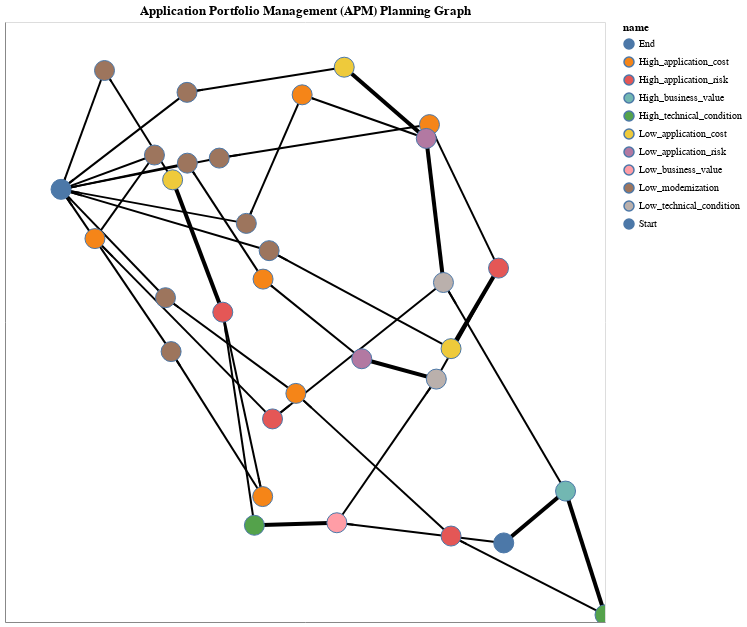

Notebook source saved alongside this figure:
### Code cell
import numpy as np
import altair as alt

G = Global._planner_knowledge_graph.get_graph()

# Create the planner graph using Altair Networkx library.

planner_graph = nxa.draw_networkx(
    G, 
    pos=pos,
    node_color='name',
    width='weight',
    node_size=400, #sizes,# * 20, #300,
    edge_color='black',
    node_tooltip=['node', 'name:N', 'application_count', 'application'],
).properties(width=600, height=600, title='Application Portfolio Management (APM) Planning Graph')

# Display the planner graph.

planner_graph.interactive()

### Figure 1 — Vega-Lite specification as saved in the notebook (floating-point values rounded to 4 significant figures)
{"config": {"view": {"continuousWidth": 300, "continuousHeight": 300}}, "layer": [{"data": {"name": "data-28446cd9000801d900b4a36d1c370103"}, "mark": {"type": "line", "color": "black", "opacity": 1}, "encoding": {"detail": {"field": "edge", "type": "quantitative"}, "size": {"field": "weight", "legend": null, "type": "quantitative"}, "x": {"axis": {"grid": false, "labels": false, "ticks": false, "title": ""}, "field": "x", "type": "quantitative"}, "y": {"axis": {"grid": false, "labels": false, "ticks": false, "title": ""}, "field": "y", "type": "quantitative"}}, "name": "view_2"}, {"data": {"name": "data-c17a7c414d29840acee3e01c64a67574"}, "mark": {"type": "line", "color": "black", "opacity": 1, "strokeWidth": 2}, "encoding": {"detail": {"field": "edge", "type": "quantitative"}, "x": {"axis": {"grid": false, "labels": false, "ticks": false}, "field": "x", "type": "quantitative"}, "y": {"axis": {"grid": false, "labels": false, "ticks": false}, "field": "y", "type": "quantitative"}}}, {"data": {"name": "data-104e2ada8a36645bd518dbd8f98aa5fc"}, "mark": {"type": "point", "opacity": 1, "size": 400, "strokeWidth": 1.0}, "encoding": {"fill": {"field": "name", "type": "nominal"}, "tooltip": [{"field": "node", "type": "nominal"}, {"field": "name", "type": "nominal"}, {"field": "application_count", "type": "quantitative"}, {"field": "application", "type": "nominal"}], "x": {"axis": {"grid": false, "labels": false, "ticks": false}, "field": "x", "type": "quantitative"}, "y": {"axis": {"grid": false, "labels": false, "ticks": false}, "field": "y", "type": "quantitative"}}}], "height": 600, "params": [{"name": "param_521", "select": {"type": "interval", "encodings": ["x", "y"]}, "bind": "scales", "views": ["view_2"]}], "title": "Application Portfolio Management (APM) Planning Graph", "width": 600, "$schema": "https://vega.github.io/schema/vega-lite/v5.8.0.json", "datasets": {"data-28446cd9000801d900b4a36d1c370103": [{"edge": 0, "x": 0.6625, "y": -0.5287, "pair": ["Start", "2"], "weight": 3, "target": "2", "source": "Start"}, {"edge": 0, "x": 0.8685, "y": -0.4163, "pair": ["Start", "2"], "weight": 3, "target": "2", "source": "Start"}, {"edge": 1, "x": 0.6625, "y": -0.5287, "pair": ["Start", "1"], "weight": 1, "target": "1", "source": "Start"}, {"edge": 1, "x": 0.1062, "y": -0.485, "pair": ["Start", "1"], "weight": 1, "target": "1", "source": "Start"}, {"edge": 2, "x": 0.8685, "y": -0.4163, "pair": ["2", "2.2"], "weight": 3, "target": "2.2", "source": "2"}, {"edge": 2, "x": 1.0, "y": -0.6845, "pair": ["2", "2.2"], "weight": 3, "target": "2.2", "source": "2"}, {"edge": 3, "x": 0.8685, "y": -0.4163, "pair": ["2", "2.1"], "weight": 1, "target": "2.1", "source": "2"}, {"edge": 3, "x": 0.4615, "y": 0.03555, "pair": ["2", "2.1"], "weight": 1, "target": "2.1", "source": "2"}, {"edge": 4, "x": 1.0, "y": -0.6845, "pair": ["2.2", "2.2.1"], "weight": 1, "target": "2.2.1", "source": "2.2"}, {"edge": 4, "x": 0.4868, "y": -0.5138, "pair": ["2.2", "2.2.1"], "weight": 1, "target": "2.2.1", "source": "2.2"}, {"edge": 5, "x": 0.4868, "y": -0.5138, "pair": ["2.2.1", "2.2.1.1"], "weight": 1, "target": "2.2.1.1", "source": "2.2.1"}, {"edge": 5, "x": -0.03043, "y": -0.2047, "pair": ["2.2.1", "2.2.1.1"], "weight": 1, "target": "2.2.1.1", "source": "2.2.1"}, {"edge": 6, "x": -0.03043, "y": -0.2047, "pair": ["2.2.1.1", "2.2.1.1.1"], "weight": 1, "target": "2.2.1.1.1", "source": "2.2.1.1"}, {"edge": 6, "x": -0.465, "y": 0.002644, "pair": ["2.2.1.1", "2.2.1.1.1"], "weight": 1, "target": "2.2.1.1.1", "source": "2.2.1.1"}, {"edge": 7, "x": -0.465, "y": 0.002644, "pair": ["2.2.1.1.1", "End"], "weight": 1, "target": "End", "source": "2.2.1.1.1"}, {"edge": 7, "x": -0.8132, "y": 0.2374, "pair": ["2.2.1.1.1", "End"], "weight": 1, "target": "End", "source": "2.2.1.1.1"}, {"edge": 8, "x": 0.1062, "y": -0.485, "pair": ["1", "1.1"], "weight": 1, "target": "1.1", "source": "1"}, {"edge": 8, "x": 0.4377, "y": -0.1737, "pair": ["1", "1.1"], "weight": 1, "target": "1.1", "source": "1"}, {"edge": 9, "x": 0.1062, "y": -0.485, "pair": ["1", "1.2"], "weight": 3, "target": "1.2", "source": "1"}, {"edge": 9, "x": -0.1687, "y": -0.4904, "pair": ["1", "1.2"], "weight": 3, "target": "1.2", "source": "1"}, {"edge": 10, "x": 0.4377, "y": -0.1737, "pair": ["1.1", "1.1.1"], "weight": 1, "target": "1.1.1", "source": "1.1"}, {"edge": 10, "x": 0.6451, "y": 0.06673, "pair": ["1.1", "1.1.1"], "weight": 1, "target": "1.1.1", "source": "1.1"}, {"edge": 11, "x": 0.4377, "y": -0.1737, "pair": ["1.1", "1.1.2"], "weight": 3, "target": "1.1.2", "source": "1.1"}, {"edge": 11, "x": 0.1892, "y": -0.1296, "pair": ["1.1", "1.1.2"], "weight": 3, "target": "1.1.2", "source": "1.1"}, {"edge": 12, "x": 0.6451, "y": 0.06673, "pair": ["1.1.1", "1.1.1.1"], "weight": 1, "target": "1.1.1.1", "source": "1.1.1"}, {"edge": 12, "x": 0.4149, "y": 0.3777, "pair": ["1.1.1", "1.1.1.1"], "weight": 1, "target": "1.1.1.1", "source": "1.1.1"}, {"edge": 13, "x": 0.6451, "y": 0.06673, "pair": ["1.1.1", "1.1.1.2"], "weight": 3, "target": "1.1.1.2", "source": "1.1.1"}, {"edge": 13, "x": 0.4869, "y": -0.1077, "pair": ["1.1.1", "1.1.1.2"], "weight": 3, "target": "1.1.1.2", "source": "1.1.1"}, {"edge": 14, "x": 0.4149, "y": 0.3777, "pair": ["1.1.1.1", "1.1.1.1.1"], "weight": 1, "target": "1.1.1.1.1", "source": "1.1.1.1"}, {"edge": 14, "x": -0.2858, "y": 0.3051, "pair": ["1.1.1.1", "1.1.1.1.1"], "weight": 1, "target": "1.1.1.1.1", "source": "1.1.1.1"}, {"edge": 15, "x": -0.2858, "y": 0.3051, "pair": ["1.1.1.1.1", "End"], "weight": 1, "target": "End", "source": "1.1.1.1.1"}, {"edge": 15, "x": -0.8132, "y": 0.2374, "pair": ["1.1.1.1.1", "End"], "weight": 1, "target": "End", "source": "1.1.1.1.1"}, {"edge": 16, "x": 0.4615, "y": 0.03555, "pair": ["2.1", "2.1.1"], "weight": 1, "target": "2.1.1", "source": "2.1"}, {"edge": 16, "x": -0.1083, "y": -0.26, "pair": ["2.1", "2.1.1"], "weight": 1, "target": "2.1.1", "source": "2.1"}, {"edge": 17, "x": 0.4615, "y": 0.03555, "pair": ["2.1", "2.1.2"], "weight": 3, "target": "2.1.2", "source": "2.1"}, {"edge": 17, "x": 0.4042, "y": 0.3477, "pair": ["2.1", "2.1.2"], "weight": 3, "target": "2.1.2", "source": "2.1"}, {"edge": 18, "x": -0.1083, "y": -0.26, "pair": ["2.1.1", "2.1.1.1"], "weight": 1, "target": "2.1.1.1", "source": "2.1.1"}, {"edge": 18, "x": -0.7002, "y": 0.1307, "pair": ["2.1.1", "2.1.1.1"], "weight": 1, "target": "2.1.1.1", "source": "2.1.1"}, {"edge": 19, "x": -0.7002, "y": 0.1307, "pair": ["2.1.1.1", "2.1.1.1.1"], "weight": 1, "target": "2.1.1.1.1", "source": "2.1.1.1"}, {"edge": 19, "x": -0.5018, "y": 0.3118, "pair": ["2.1.1.1", "2.1.1.1.1"], "weight": 1, "target": "2.1.1.1.1", "source": "2.1.1.1"}, {"edge": 20, "x": -0.5018, "y": 0.3118, "pair": ["2.1.1.1.1", "End"], "weight": 1, "target": "End", "source": "2.1.1.1.1"}, {"edge": 20, "x": -0.8132, "y": 0.2374, "pair": ["2.1.1.1.1", "End"], "weight": 1, "target": "End", "source": "2.1.1.1.1"}, {"edge": 21, "x": -0.1687, "y": -0.4904, "pair": ["1.2", "1.2.1"], "weight": 1, "target": "1.2.1", "source": "1.2"}, {"edge": 21, "x": -0.274, "y": -0.02874, "pair": ["1.2", "1.2.1"], "weight": 1, "target": "1.2.1", "source": "1.2"}, {"edge": 22, "x": -0.274, "y": -0.02874, "pair": ["1.2.1", "1.2.1.1"], "weight": 1, "target": "1.2.1.1", "source": "1.2.1"}, {"edge": 22, "x": -0.1411, "y": -0.4282, "pair": ["1.2.1", "1.2.1.1"], "weight": 1, "target": "1.2.1.1", "source": "1.2.1"}, {"edge": 23, "x": -0.274, "y": -0.02874, "pair": ["1.2.1", "1.2.1.2"], "weight": 3, "target": "1.2.1.2", "source": "1.2.1"}, {"edge": 23, "x": -0.4413, "y": 0.2581, "pair": ["1.2.1", "1.2.1.2"], "weight": 3, "target": "1.2.1.2", "source": "1.2.1"}, {"edge": 24, "x": -0.1411, "y": -0.4282, "pair": ["1.2.1.1", "1.2.1.1.1"], "weight": 1, "target": "1.2.1.1.1", "source": "1.2.1.1"}, {"edge": 24, "x": -0.4463, "y": -0.1141, "pair": ["1.2.1.1", "1.2.1.1.1"], "weight": 1, "target": "1.2.1.1.1", "source": "1.2.1.1"}, {"edge": 25, "x": -0.4463, "y": -0.1141, "pair": ["1.2.1.1.1", "End"], "weight": 1, "target": "End", "source": "1.2.1.1.1"}, {"edge": 25, "x": -0.8132, "y": 0.2374, "pair": ["1.2.1.1.1", "End"], "weight": 1, "target": "End", "source": "1.2.1.1.1"}, {"edge": 26, "x": 0.4869, "y": -0.1077, "pair": ["1.1.1.2", "1.1.1.2.1"], "weight": 1, "target": "1.1.1.2.1", "source": "1.1.1.2"}, {"edge": 26, "x": -0.1195, "y": 0.1046, "pair": ["1.1.1.2", "1.1.1.2.1"], "weight": 1, "target": "1.1.1.2.1", "source": "1.1.1.2"}, {"edge": 27, "x": -0.1195, "y": 0.1046, "pair": ["1.1.1.2.1", "End"], "weight": 1, "target": "End", "source": "1.1.1.2.1"}, {"edge": 27, "x": -0.8132, "y": 0.2374, "pair": ["1.1.1.2.1", "End"], "weight": 1, "target": "End", "source": "1.1.1.2.1"}, {"edge": 28, "x": 0.1892, "y": -0.1296, "pair": ["1.1.2", "1.1.2.1"], "weight": 1, "target": "1.1.2.1", "source": "1.1.2"}, {"edge": 28, "x": -0.1398, "y": 0.04292, "pair": ["1.1.2", "1.1.2.1"], "weight": 1, "target": "1.1.2.1", "source": "1.1.2"}, {"edge": 29, "x": -0.1398, "y": 0.04292, "pair": ["1.1.2.1", "1.1.2.1.1"], "weight": 1, "target": "1.1.2.1.1", "source": "1.1.2.1"}, {"edge": 29, "x": -0.3922, "y": 0.2941, "pair": ["1.1.2.1", "1.1.2.1.1"], "weight": 1, "target": "1.1.2.1.1", "source": "1.1.2.1"}, {"edge": 30, "x": -0.3922, "y": 0.2941, "pair": ["1.1.2.1.1", "End"], "weight": 1, "target": "End", "source": "1.1.2.1.1"}, {"edge": 30, "x": -0.8132, "y": 0.2374, "pair": ["1.1.2.1.1", "End"], "weight": 1, "target": "End", "source": "1.1.2.1.1"}, {"edge": 31, "x": 0.4042, "y": 0.3477, "pair": ["2.1.2", "2.1.2.1"], "weight": 1, "target": "2.1.2.1", "source": "2.1.2"}, {"edge": 31, "x": -0.009455, "y": 0.4422, "pair": ["2.1.2", "2.1.2.1"], "weight": 1, "target": "2.1.2.1", "source": "2.1.2"}, {"edge": 32, "x": 0.4042, "y": 0.3477, "pair": ["2.1.2", "2.1.2.2"], "weight": 3, "target": "2.1.2.2", "source": "2.1.2"}, {"edge": 32, "x": 0.1308, "y": 0.5021, "pair": ["2.1.2", "2.1.2.2"], "weight": 3, "target": "2.1.2.2", "source": "2.1.2"}, {"edge": 33, "x": -0.009455, "y": 0.4422, "pair": ["2.1.2.1", "2.1.2.1.1"], "weight": 1, "target": "2.1.2.1.1", "source": "2.1.2.1"}, {"edge": 33, "x": -0.1956, "y": 0.1637, "pair": ["2.1.2.1", "2.1.2.1.1"], "weight": 1, "target": "2.1.2.1.1", "source": "2.1.2.1"}, {"edge": 34, "x": -0.1956, "y": 0.1637, "pair": ["2.1.2.1.1", "End"], "weight": 1, "target": "End", "source": "2.1.2.1.1"}, {"edge": 34, "x": -0.8132, "y": 0.2374, "pair": ["2.1.2.1.1", "End"], "weight": 1, "target": "End", "source": "2.1.2.1.1"}, {"edge": 35, "x": -0.4413, "y": 0.2581, "pair": ["1.2.1.2", "1.2.1.2.1"], "weight": 1, "target": "1.2.1.2.1", "source": "1.2.1.2"}, {"edge": 35, "x": -0.6683, "y": 0.4949, "pair": ["1.2.1.2", "1.2.1.2.1"], "weight": 1, "target": "1.2.1.2.1", "source": "1.2.1.2"}, {"edge": 36, "x": -0.6683, "y": 0.4949, "pair": ["1.2.1.2.1", "End"], "weight": 1, "target": "End", "source": "1.2.1.2.1"}, {"edge": 36, "x": -0.8132, "y": 0.2374, "pair": ["1.2.1.2.1", "End"], "weight": 1, "target": "End", "source": "1.2.1.2.1"}, {"edge": 37, "x": 0.1308, "y": 0.5021, "pair": ["2.1.2.2", "2.1.2.2.1"], "weight": 1, "target": "2.1.2.2.1", "source": "2.1.2.2"}, {"edge": 37, "x": -0.3932, "y": 0.4476, "pair": ["2.1.2.2", "2.1.2.2.1"], "weight": 1, "target": "2.1.2.2.1", "source": "2.1.2.2"}, {"edge": 38, "x": -0.3932, "y": 0.4476, "pair": ["2.1.2.2.1", "End"], "weight": 1, "target": "End", "source": "2.1.2.2.1"}, {"edge": 38, "x": -0.8132, "y": 0.2374, "pair": ["2.1.2.2.1", "End"], "weight": 1, "target": "End", "source": "2.1.2.2.1"}, {"edge": 39, "x": -0.8132, "y": 0.2374, "pair": ["End", "End"], "weight": 1, "target": "End", "source": "End"}, {"edge": 39, "x": -0.8132, "y": 0.2374, "pair": ["End", "End"], "weight": 1, "target": "End", "source": "End"}], "data-c17a7c414d29840acee3e01c64a67574": [{"edge": 0, "x": 0.8685, "y": -0.4163, "pair": ["Start", "2"], "weight": 3, "target": "2", "source": "Start"}, {"edge": 0, "x": 0.8479, "y": -0.4276, "pair": ["Start", "2"], "weight": 3, "target": "2", "source": "Start"}, {"edge": 1, "x": 0.1062, "y": -0.485, "pair": ["Start", "1"], "weight": 1, "target": "1", "source": "Start"}, {"edge": 1, "x": 0.1618, "y": -0.4893, "pair": ["Start", "1"], "weight": 1, "target": "1", "source": "Start"}, {"edge": 2, "x": 1.0, "y": -0.6845, "pair": ["2", "2.2"], "weight": 3, "target": "2.2", "source": "2"}, {"edge": 2, "x": 0.9868, "y": -0.6577, "pair": ["2", "2.2"], "weight": 3, "target": "2.2", "source": "2"}, {"edge": 3, "x": 0.4615, "y": 0.03555, "pair": ["2", "2.1"], "weight": 1, "target": "2.1", "source": "2"}, {"edge": 3, "x": 0.5022, "y": -0.009634, "pair": ["2", "2.1"], "weight": 1, "target": "2.1", "source": "2"}, {"edge": 4, "x": 0.4868, "y": -0.5138, "pair": ["2.2", "2.2.1"], "weight": 1, "target": "2.2.1", "source": "2.2"}, {"edge": 4, "x": 0.5381, "y": -0.5309, "pair": ["2.2", "2.2.1"], "weight": 1, "target": "2.2.1", "source": "2.2"}, {"edge": 5, "x": -0.03043, "y": -0.2047, "pair": ["2.2.1", "2.2.1.1"], "weight": 1, "target": "2.2.1.1", "source": "2.2.1"}, {"edge": 5, "x": 0.02129, "y": -0.2356, "pair": ["2.2.1", "2.2.1.1"], "weight": 1, "target": "2.2.1.1", "source": "2.2.1"}, {"edge": 6, "x": -0.465, "y": 0.002644, "pair": ["2.2.1.1", "2.2.1.1.1"], "weight": 1, "target": "2.2.1.1.1", "source": "2.2.1.1"}, {"edge": 6, "x": -0.4216, "y": -0.01809, "pair": ["2.2.1.1", "2.2.1.1.1"], "weight": 1, "target": "2.2.1.1.1", "source": "2.2.1.1"}, {"edge": 7, "x": -0.8132, "y": 0.2374, "pair": ["2.2.1.1.1", "End"], "weight": 1, "target": "End", "source": "2.2.1.1.1"}, {"edge": 7, "x": -0.7784, "y": 0.2139, "pair": ["2.2.1.1.1", "End"], "weight": 1, "target": "End", "source": "2.2.1.1.1"}, {"edge": 8, "x": 0.4377, "y": -0.1737, "pair": ["1", "1.1"], "weight": 1, "target": "1.1", "source": "1"}, {"edge": 8, "x": 0.4046, "y": -0.2048, "pair": ["1", "1.1"], "weight": 1, "target": "1.1", "source": "1"}, {"edge": 9, "x": -0.1687, "y": -0.4904, "pair": ["1", "1.2"], "weight": 3, "target": "1.2", "source": "1"}, {"edge": 9, "x": -0.1412, "y": -0.4899, "pair": ["1", "1.2"], "weight": 3, "target": "1.2", "source": "1"}, {"edge": 10, "x": 0.6451, "y": 0.06673, "pair": ["1.1", "1.1.1"], "weight": 1, "target": "1.1.1", "source": "1.1"}, {"edge": 10, "x": 0.6244, "y": 0.04269, "pair": ["1.1", "1.1.1"], "weight": 1, "target": "1.1.1", "source": "1.1"}, {"edge": 11, "x": 0.1892, "y": -0.1296, "pair": ["1.1", "1.1.2"], "weight": 3, "target": "1.1.2", "source": "1.1"}, {"edge": 11, "x": 0.214, "y": -0.134, "pair": ["1.1", "1.1.2"], "weight": 3, "target": "1.1.2", "source": "1.1"}, {"edge": 12, "x": 0.4149, "y": 0.3777, "pair": ["1.1.1", "1.1.1.1"], "weight": 1, "target": "1.1.1.1", "source": "1.1.1"}, {"edge": 12, "x": 0.4379, "y": 0.3466, "pair": ["1.1.1", "1.1.1.1"], "weight": 1, "target": "1.1.1.1", "source": "1.1.1"}, {"edge": 13, "x": 0.4869, "y": -0.1077, "pair": ["1.1.1", "1.1.1.2"], "weight": 3, "target": "1.1.1.2", "source": "1.1.1"}, {"edge": 13, "x": 0.5027, "y": -0.09027, "pair": ["1.1.1", "1.1.1.2"], "weight": 3, "target": "1.1.1.2", "source": "1.1.1"}, {"edge": 14, "x": -0.2858, "y": 0.3051, "pair": ["1.1.1.1", "1.1.1.1.1"], "weight": 1, "target": "1.1.1.1.1", "source": "1.1.1.1"}, {"edge": 14, "x": -0.2158, "y": 0.3124, "pair": ["1.1.1.1", "1.1.1.1.1"], "weight": 1, "target": "1.1.1.1.1", "source": "1.1.1.1"}, {"edge": 15, "x": -0.8132, "y": 0.2374, "pair": ["1.1.1.1.1", "End"], "weight": 1, "target": "End", "source": "1.1.1.1.1"}, {"edge": 15, "x": -0.7605, "y": 0.2442, "pair": ["1.1.1.1.1", "End"], "weight": 1, "target": "End", "source": "1.1.1.1.1"}, {"edge": 16, "x": -0.1083, "y": -0.26, "pair": ["2.1", "2.1.1"], "weight": 1, "target": "2.1.1", "source": "2.1"}, {"edge": 16, "x": -0.05129, "y": -0.2304, "pair": ["2.1", "2.1.1"], "weight": 1, "target": "2.1.1", "source": "2.1"}, {"edge": 17, "x": 0.4042, "y": 0.3477, "pair": ["2.1", "2.1.2"], "weight": 3, "target": "2.1.2", "source": "2.1"}, {"edge": 17, "x": 0.41, "y": 0.3165, "pair": ["2.1", "2.1.2"], "weight": 3, "target": "2.1.2", "source": "2.1"}, {"edge": 18, "x": -0.7002, "y": 0.1307, "pair": ["2.1.1", "2.1.1.1"], "weight": 1, "target": "2.1.1.1", "source": "2.1.1"}, {"edge": 18, "x": -0.641, "y": 0.09167, "pair": ["2.1.1", "2.1.1.1"], "weight": 1, "target": "2.1.1.1", "source": "2.1.1"}, {"edge": 19, "x": -0.5018, "y": 0.3118, "pair": ["2.1.1.1", "2.1.1.1.1"], "weight": 1, "target": "2.1.1.1.1", "source": "2.1.1.1"}, {"edge": 19, "x": -0.5216, "y": 0.2937, "pair": ["2.1.1.1", "2.1.1.1.1"], "weight": 1, "target": "2.1.1.1.1", "source": "2.1.1.1"}, {"edge": 20, "x": -0.8132, "y": 0.2374, "pair": ["2.1.1.1.1", "End"], "weight": 1, "target": "End", "source": "2.1.1.1.1"}, {"edge": 20, "x": -0.7821, "y": 0.2448, "pair": ["2.1.1.1.1", "End"], "weight": 1, "target": "End", "source": "2.1.1.1.1"}, {"edge": 21, "x": -0.274, "y": -0.02874, "pair": ["1.2", "1.2.1"], "weight": 1, "target": "1.2.1", "source": "1.2"}, {"edge": 21, "x": -0.2635, "y": -0.0749, "pair": ["1.2", "1.2.1"], "weight": 1, "target": "1.2.1", "source": "1.2"}, {"edge": 22, "x": -0.1411, "y": -0.4282, "pair": ["1.2.1", "1.2.1.1"], "weight": 1, "target": "1.2.1.1", "source": "1.2.1"}, {"edge": 22, "x": -0.1544, "y": -0.3883, "pair": ["1.2.1", "1.2.1.1"], "weight": 1, "target": "1.2.1.1", "source": "1.2.1"}, {"edge": 23, "x": -0.4413, "y": 0.2581, "pair": ["1.2.1", "1.2.1.2"], "weight": 3, "target": "1.2.1.2", "source": "1.2.1"}, {"edge": 23, "x": -0.4246, "y": 0.2294, "pair": ["1.2.1", "1.2.1.2"], "weight": 3, "target": "1.2.1.2", "source": "1.2.1"}, {"edge": 24, "x": -0.4463, "y": -0.1141, "pair": ["1.2.1.1", "1.2.1.1.1"], "weight": 1, "target": "1.2.1.1.1", "source": "1.2.1.1"}, {"edge": 24, "x": -0.4158, "y": -0.1455, "pair": ["1.2.1.1", "1.2.1.1.1"], "weight": 1, "target": "1.2.1.1.1", "source": "1.2.1.1"}, {"edge": 25, "x": -0.8132, "y": 0.2374, "pair": ["1.2.1.1.1", "End"], "weight": 1, "target": "End", "source": "1.2.1.1.1"}, {"edge": 25, "x": -0.7765, "y": 0.2022, "pair": ["1.2.1.1.1", "End"], "weight": 1, "target": "End", "source": "1.2.1.1.1"}, {"edge": 26, "x": -0.1195, "y": 0.1046, "pair": ["1.1.1.2", "1.1.1.2.1"], "weight": 1, "target": "1.1.1.2.1", "source": "1.1.1.2"}, {"edge": 26, "x": -0.05886, "y": 0.08333, "pair": ["1.1.1.2", "1.1.1.2.1"], "weight": 1, "target": "1.1.1.2.1", "source": "1.1.1.2"}, {"edge": 27, "x": -0.8132, "y": 0.2374, "pair": ["1.1.1.2.1", "End"], "weight": 1, "target": "End", "source": "1.1.1.2.1"}, {"edge": 27, "x": -0.7438, "y": 0.2241, "pair": ["1.1.1.2.1", "End"], "weight": 1, "target": "End", "source": "1.1.1.2.1"}, {"edge": 28, "x": -0.1398, "y": 0.04292, "pair": ["1.1.2", "1.1.2.1"], "weight": 1, "target": "1.1.2.1", "source": "1.1.2"}, {"edge": 28, "x": -0.1069, "y": 0.02566, "pair": ["1.1.2", "1.1.2.1"], "weight": 1, "target": "1.1.2.1", "source": "1.1.2"}, {"edge": 29, "x": -0.3922, "y": 0.2941, "pair": ["1.1.2.1", "1.1.2.1.1"], "weight": 1, "target": "1.1.2.1.1", "source": "1.1.2.1"}, {"edge": 29, "x": -0.367, "y": 0.269, "pair": ["1.1.2.1", "1.1.2.1.1"], "weight": 1, "target": "1.1.2.1.1", "source": "1.1.2.1"}, {"edge": 30, "x": -0.8132, "y": 0.2374, "pair": ["1.1.2.1.1", "End"], "weight": 1, "target": "End", "source": "1.1.2.1.1"}, {"edge": 30, "x": -0.7711, "y": 0.2431, "pair": ["1.1.2.1.1", "End"], "weight": 1, "target": "End", "source": "1.1.2.1.1"}, {"edge": 31, "x": -0.009455, "y": 0.4422, "pair": ["2.1.2", "2.1.2.1"], "weight": 1, "target": "2.1.2.1", "source": "2.1.2"}, {"edge": 31, "x": 0.03191, "y": 0.4328, "pair": ["2.1.2", "2.1.2.1"], "weight": 1, "target": "2.1.2.1", "source": "2.1.2"}, {"edge": 32, "x": 0.1308, "y": 0.5021, "pair": ["2.1.2", "2.1.2.2"], "weight": 3, "target": "2.1.2.2", "source": "2.1.2"}, {"edge": 32, "x": 0.1581, "y": 0.4866, "pair": ["2.1.2", "2.1.2.2"], "weight": 3, "target": "2.1.2.2", "source": "2.1.2"}, {"edge": 33, "x": -0.1956, "y": 0.1637, "pair": ["2.1.2.1", "2.1.2.1.1"], "weight": 1, "target": "2.1.2.1.1", "source": "2.1.2.1"}, {"edge": 33, "x": -0.177, "y": 0.1915, "pair": ["2.1.2.1", "2.1.2.1.1"], "weight": 1, "target": "2.1.2.1.1", "source": "2.1.2.1"}, {"edge": 34, "x": -0.8132, "y": 0.2374, "pair": ["2.1.2.1.1", "End"], "weight": 1, "target": "End", "source": "2.1.2.1.1"}, {"edge": 34, "x": -0.7514, "y": 0.23, "pair": ["2.1.2.1.1", "End"], "weight": 1, "target": "End", "source": "2.1.2.1.1"}, {"edge": 35, "x": -0.6683, "y": 0.4949, "pair": ["1.2.1.2", "1.2.1.2.1"], "weight": 1, "target": "1.2.1.2.1", "source": "1.2.1.2"}, {"edge": 35, "x": -0.6456, "y": 0.4712, "pair": ["1.2.1.2", "1.2.1.2.1"], "weight": 1, "target": "1.2.1.2.1", "source": "1.2.1.2"}, {"edge": 36, "x": -0.8132, "y": 0.2374, "pair": ["1.2.1.2.1", "End"], "weight": 1, "target": "End", "source": "1.2.1.2.1"}, {"edge": 36, "x": -0.7987, "y": 0.2631, "pair": ["1.2.1.2.1", "End"], "weight": 1, "target": "End", "source": "1.2.1.2.1"}, {"edge": 37, "x": -0.3932, "y": 0.4476, "pair": ["2.1.2.2", "2.1.2.2.1"], "weight": 1, "target": "2.1.2.2.1", "source": "2.1.2.2"}, {"edge": 37, "x": -0.3408, "y": 0.453, "pair": ["2.1.2.2", "2.1.2.2.1"], "weight": 1, "target": "2.1.2.2.1", "source": "2.1.2.2"}, {"edge": 38, "x": -0.8132, "y": 0.2374, "pair": ["2.1.2.2.1", "End"], "weight": 1, "target": "End", "source": "2.1.2.2.1"}, {"edge": 38, "x": -0.7712, "y": 0.2584, "pair": ["2.1.2.2.1", "End"], "weight": 1, "target": "End", "source": "2.1.2.2.1"}, {"edge": 39, "x": -0.8132, "y": 0.2374, "pair": ["End", "End"], "weight": 1, "target": "End", "source": "End"}, {"edge": 39, "x": -0.8132, "y": 0.2374, "pair": ["End", "End"], "weight": 1, "target": "End", "source": "End"}], "data-104e2ada8a36645bd518dbd8f98aa5fc": [{"node": "Start", "x": 0.6625, "description": ["n/a"], "name": "Start", "y": -0.5287, "application_count": 1, "application": ["n/a"]}, {"node": "2", "x": 0.8685, "description": ["App0", "App3", "App7", "App8", "App9", "App16", "App17", "App19", "App21", "App22", "App24", "App26", "App29", "App33", "App34", "App35", "App36", "App41", "App44", "App48", "App51", "App52", "App55", "App68", "App69", "App71", "App72", "App79", "App84", "App85", "App89", "App91", "App92", "App93", "App97", "App98"], "name": "High_business_value", "y": -0.4163, "application_count": 36, "application": ["App0", "App3", "App7", "App8", "App9", "App16", "App17", "App19", "App21", "App22", "App24", "App26", "App29", "App33", "App34", "App35", "App36", "App41", "App44", "App48", "App51", "App52", "App55", "App68", "App69", "App71", "App72", "App79", "App84", "App85", "App89", "App91", "App92", "App93", "App97", "App98"]}, {"node": "2.2", "x": 1.0, "description": ["App0", "App7", "App8", "App16", "App21", "App26", "App44", "App55", "App72", "App79", "App92", "App93", "App98"], "name": "High_technical_condition", "y": -0.6845, "application_count": 13, "application": ["App0", "App7", "App8", "App16", "App21", "App26", "App44", "App55", "App72", "App79", "App92", "App93", "App98"]}, {"node": "2.2.1", "x": 0.4868, "description": ["App0", "App7", "App8", "App16", "App21", "App26", "App44", "App55", "App72", "App79", "App92", "App93", "App98"], "name": "High_application_risk", "y": -0.5138, "application_count": 13, "application": ["App0", "App7", "App8", "App16", "App21", "App26", "App44", "App55", "App72", "App79", "App92", "App93", "App98"]}, {"node": "2.2.1.1", "x": -0.03043, "description": ["App0", "App7", "App8", "App16", "App21", "App26", "App44", "App55", "App72", "App79", "App92", "App93", "App98"], "name": "High_application_cost", "y": -0.2047, "application_count": 13, "application": ["App0", "App7", "App8", "App16", "App21", "App26", "App44", "App55", "App72", "App79", "App92", "App93", "App98"]}, {"node": "2.2.1.1.1", "x": -0.465, "description": ["App0", "App7", "App8", "App16", "App21", "App26", "App44", "App55", "App72", "App79", "App92", "App93", "App98"], "name": "Low_modernization", "y": 0.002644, "application_count": 13, "application": ["App0", "App7", "App8", "App16", "App21", "App26", "App44", "App55", "App72", "App79", "App92", "App93", "App98"]}, {"node": "1", "x": 0.1062, "description": ["App1", "App2", "App4", "App5", "App6", "App10", "App11", "App12", "App13", "App14", "App15", "App18", "App20", "App23", "App25", "App27", "App28", "App30", "App31", "App32", "App37", "App38", "App39", "App40", "App42", "App43", "App45", "App46", "App47", "App49", "App50", "App53", "App54", "App56", "App57", "App58", "App59", "App60", "App61", "App62", "App63", "App64", "App65", "App66", "App67", "App70", "App73", "App74", "App75", "App76", "App77", "App78", "App80", "App81", "App82", "App83", "App86", "App87", "App88", "App90", "App94", "App95", "App96", "App99", "App99", "App99", "App99"], "name": "Low_business_value", "y": -0.485, "application_count": 67, "application": ["App1", "App2", "App4", "App5", "App6", "App10", "App11", "App12", "App13", "App14", "App15", "App18", "App20", "App23", "App25", "App27", "App28", "App30", "App31", "App32", "App37", "App38", "App39", "App40", "App42", "App43", "App45", "App46", "App47", "App49", "App50", "App53", "App54", "App56", "App57", "App58", "App59", "App60", "App61", "App62", "App63", "App64", "App65", "App66", "App67", "App70", "App73", "App74", "App75", "App76", "App77", "App78", "App80", "App81", "App82", "App83", "App86", "App87", "App88", "App90", "App94", "App95", "App96", "App99", "App99", "App99", "App99"]}, {"node": "1.1", "x": 0.4377, "description": ["App1", "App2", "App4", "App5", "App6", "App11", "App12", "App13", "App14", "App18", "App20", "App23", "App25", "App27", "App30", "App31", "App32", "App38", "App40", "App42", "App43", "App45", "App46", "App47", "App50", "App53", "App54", "App59", "App60", "App61", "App63", "App64", "App65", "App66", "App67", "App73", "App76", "App77", "App78", "App81", "App82", "App83", "App86", "App87", "App88", "App90", "App94", "App96", "App99", "App99", "App99", "App99"], "name": "Low_technical_condition", "y": -0.1737, "application_count": 52, "application": ["App1", "App2", "App4", "App5", "App6", "App11", "App12", "App13", "App14", "App18", "App20", "App23", "App25", "App27", "App30", "App31", "App32", "App38", "App40", "App42", "App43", "App45", "App46", "App47", "App50", "App53", "App54", "App59", "App60", "App61", "App63", "App64", "App65", "App66", "App67", "App73", "App76", "App77", "App78", "App81", "App82", "App83", "App86", "App87", "App88", "App90", "App94", "App96", "App99", "App99", "App99", "App99"]}, {"node": "1.1.1", "x": 0.6451, "description": ["App1", "App2", "App4", "App5", "App6", "App11", "App12", "App13", "App14", "App20", "App23", "App25", "App27", "App30", "App31", "App32", "App38", "App40", "App42", "App43", "App45", "App46", "App47", "App50", "App53", "App54", "App59", "App61", "App63", "App64", "App65", "App66", "App67", "App73", "App76", "App77", "App78", "App81", "App82", "App83", "App86", "App87", "App88", "App90", "App94", "App99", "App99", "App99", "App99"], "name": "High_application_risk", "y": 0.06673, "application_count": 49, "application": ["App1", "App2", "App4", "App5", "App6", "App11", "App12", "App13", "App14", "App20", "App23", "App25", "App27", "App30", "App31", "App32", "App38", "App40", "App42", "App43", "App45", "App46", "App47", "App50", "App53", "App54", "App59", "App61", "App63", "App64", "App65", "App66", "App67", "App73", "App76", "App77", "App78", "App81", "App82", "App83", "App86", "App87", "App88", "App90", "App94", "App99", "App99", "App99", "App99"]}, {"node": "1.1.1.1", "x": 0.4149, "description": ["App1", "App2", "App4", "App5", "App6", "App11", "App13", "App14", "App20", "App23", "App25", "App27", "App30", "App32", "App38", "App40", "App42", "App43", "App45", "App46", "App47", "App50", "App53", "App59", "App61", "App63", "App64", "App65", "App66", "App67", "App73", "App76", "App77", "App78", "App81", "App82", "App83", "App86", "App87", "App88", "App90", "App94", "App99", "App99", "App99", "App99"], "name": "High_application_cost", "y": 0.3777, "application_count": 46, "application": ["App1", "App2", "App4", "App5", "App6", "App11", "App13", "App14", "App20", "App23", "App25", "App27", "App30", "App32", "App38", "App40", "App42", "App43", "App45", "App46", "App47", "App50", "App53", "App59", "App61", "App63", "App64", "App65", "App66", "App67", "App73", "App76", "App77", "App78", "App81", "App82", "App83", "App86", "App87", "App88", "App90", "App94", "App99", "App99", "App99", "App99"]}, {"node": "1.1.1.1.1", "x": -0.2858, "description": ["App1", "App2", "App4", "App5", "App6", "App11", "App13", "App14", "App20", "App23", "App25", "App27", "App30", "App32", "App38", "App40", "App42", "App43", "App45", "App46", "App47", "App50", "App53", "App59", "App61", "App63", "App64", "App65", "App66", "App67", "App73", "App76", "App77", "App78", "App81", "App82", "App83", "App86", "App87", "App88", "App90", "App94", "App99", "App99", "App99", "App99"], "name": "Low_modernization", "y": 0.3051, "application_count": 46, "application": ["App1", "App2", "App4", "App5", "App6", "App11", "App13", "App14", "App20", "App23", "App25", "App27", "App30", "App32", "App38", "App40", "App42", "App43", "App45", "App46", "App47", "App50", "App53", "App59", "App61", "App63", "App64", "App65", "App66", "App67", "App73", "App76", "App77", "App78", "App81", "App82", "App83", "App86", "App87", "App88", "App90", "App94", "App99", "App99", "App99", "App99"]}, {"node": "2.1", "x": 0.4615, "description": ["App3", "App9", "App17", "App19", "App22", "App24", "App29", "App33", "App34", "App35", "App36", "App41", "App48", "App51", "App52", "App68", "App69", "App71", "App84", "App85", "App89", "App91", "App97"], "name": "Low_technical_condition", "y": 0.03555, "application_count": 23, "application": ["App3", "App9", "App17", "App19", "App22", "App24", "App29", "App33", "App34", "App35", "App36", "App41", "App48", "App51", "App52", "App68", "App69", "App71", "App84", "App85", "App89", "App91", "App97"]}, {"node": "2.1.1", "x": -0.1083, "description": ["App3", "App9", "App17", "App19", "App22", "App24", "App29", "App34", "App35", "App41", "App48", "App51", "App52", "App68", "App69", "App71", "App84", "App85", "App91"], "name": "High_application_risk", "y": -0.26, "application_count": 19, "application": ["App3", "App9", "App17", "App19", "App22", "App24", "App29", "App34", "App35", "App41", "App48", "App51", "App52", "App68", "App69", "App71", "App84", "App85", "App91"]}, {"node": "2.1.1.1", "x": -0.7002, "description": ["App3", "App9", "App17", "App19", "App22", "App24", "App29", "App34", "App35", "App41", "App48", "App51", "App52", "App68", "App69", "App71", "App84", "App85", "App91"], "name": "High_application_cost", "y": 0.1307, "application_count": 19, "application": ["App3", "App9", "App17", "App19", "App22", "App24", "App29", "App34", "App35", "App41", "App48", "App51", "App52", "App68", "App69", "App71", "App84", "App85", "App91"]}, {"node": "2.1.1.1.1", "x": -0.5018, "description": ["App3", "App9", "App17", "App19", "App22", "App24", "App29", "App34", "App35", "App41", "App48", "App51", "App52", "App68", "App69", "App71", "App84", "App85", "App91"], "name": "Low_modernization", "y": 0.3118, "application_count": 19, "application": ["App3", "App9", "App17", "App19", "App22", "App24", "App29", "App34", "App35", "App41", "App48", "App51", "App52", "App68", "App69", "App71", "App84", "App85", "App91"]}, {"node": "1.2", "x": -0.1687, "description": ["App10", "App15", "App28", "App37", "App39", "App49", "App56", "App57", "App58", "App62", "App70", "App74", "App75", "App80", "App95"], "name": "High_technical_condition", "y": -0.4904, "application_count": 15, "application": ["App10", "App15", "App28", "App37", "App39", "App49", "App56", "App57", "App58", "App62", "App70", "App74", "App75", "App80", "App95"]}, {"node": "1.2.1", "x": -0.274, "description": ["App10", "App15", "App28", "App37", "App39", "App49", "App56", "App57", "App58", "App62", "App70", "App74", "App75", "App80", "App95"], "name": "High_application_risk", "y": -0.02874, "application_count": 15, "application": ["App10", "App15", "App28", "App37", "App39", "App49", "App56", "App57", "App58", "App62", "App70", "App74", "App75", "App80", "App95"]}, {"node": "1.2.1.1", "x": -0.1411, "description": ["App10", "App15", "App28", "App37", "App39", "App49", "App57", "App58", "App62", "App70", "App74", "App75", "App80", "App95"], "name": "High_application_cost", "y": -0.4282, "application_count": 14, "application": ["App10", "App15", "App28", "App37", "App39", "App49", "App57", "App58", "App62", "App70", "App74", "App75", "App80", "App95"]}, {"node": "1.2.1.1.1", "x": -0.4463, "description": ["App10", "App15", "App28", "App37", "App39", "App49", "App57", "App58", "App62", "App70", "App74", "App75", "App80", "App95"], "name": "Low_modernization", "y": -0.1141, "application_count": 14, "application": ["App10", "App15", "App28", "App37", "App39", "App49", "App57", "App58", "App62", "App70", "App74", "App75", "App80", "App95"]}, {"node": "1.1.1.2", "x": 0.4869, "description": ["App12", "App31", "App54"], "name": "Low_application_cost", "y": -0.1077, "application_count": 3, "application": ["App12", "App31", "App54"]}, {"node": "1.1.1.2.1", "x": -0.1195, "description": ["App12", "App31", "App54"], "name": "Low_modernization", "y": 0.1046, "application_count": 3, "application": ["App12", "App31", "App54"]}, {"node": "1.1.2", "x": 0.1892, "description": ["App18", "App60", "App96"], "name": "Low_application_risk", "y": -0.1296, "application_count": 3, "application": ["App18", "App60", "App96"]}, {"node": "1.1.2.1", "x": -0.1398, "description": ["App18", "App60", "App96"], "name": "High_application_cost", "y": 0.04292, "application_count": 3, "application": ["App18", "App60", "App96"]}, {"node": "1.1.2.1.1", "x": -0.3922, "description": ["App18", "App60", "App96"], "name": "Low_modernization", "y": 0.2941, "application_count": 3, "application": ["App18", "App60", "App96"]}, {"node": "2.1.2", "x": 0.4042, "description": ["App33", "App36", "App89", "App97"], "name": "Low_application_risk", "y": 0.3477, "application_count": 4, "application": ["App33", "App36", "App89", "App97"]}, {"node": "2.1.2.1", "x": -0.009455, "description": ["App33", "App36", "App97"], "name": "High_application_cost", "y": 0.4422, "application_count": 3, "application": ["App33", "App36", "App97"]}, {"node": "2.1.2.1.1", "x": -0.1956, "description": ["App33", "App36", "App97"], "name": "Low_modernization", "y": 0.1637, "application_count": 3, "application": ["App33", "App36", "App97"]}, {"node": "1.2.1.2", "x": -0.4413, "description": ["App56"], "name": "Low_application_cost", "y": 0.2581, "application_count": 1, "application": ["App56"]}, {"node": "1.2.1.2.1", "x": -0.6683, "description": ["App56"], "name": "Low_modernization", "y": 0.4949, "application_count": 1, "application": ["App56"]}, {"node": "2.1.2.2", "x": 0.1308, "description": ["App89"], "name": "Low_application_cost", "y": 0.5021, "application_count": 1, "application": ["App89"]}, {"node": "2.1.2.2.1", "x": -0.3932, "description": ["App89"], "name": "Low_modernization", "y": 0.4476, "application_count": 1, "application": ["App89"]}, {"node": "End", "x": -0.8132, "description": ["n/a"], "name": "End", "y": 0.2374, "application_count": 1, "application": ["n/a"]}]}}
